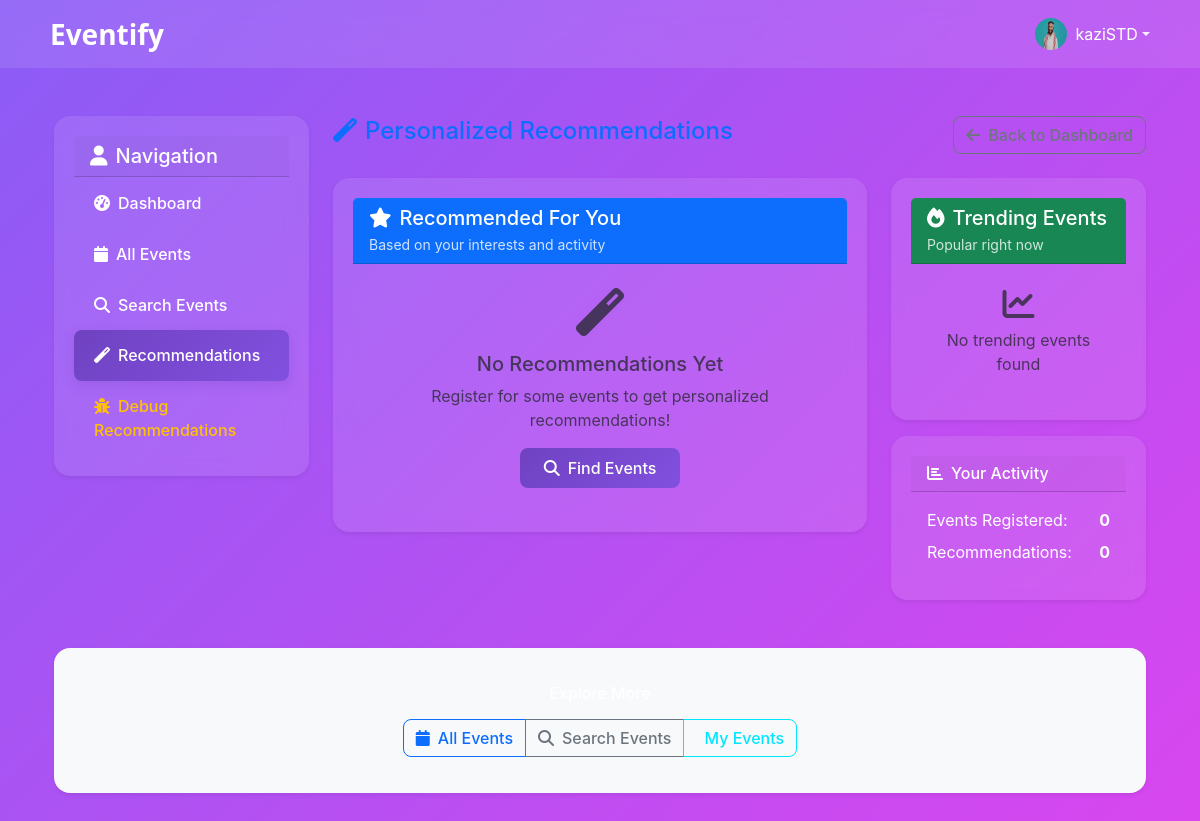
The app's page /student/recommendations (signed in) with its own data.
### models/user.py (models this page shows, shortened)
class User(UserMixin, db.Model):
    __tablename__ = 'users'
    id = db.Column(db.Integer, primary_key=True)
    username = db.Column(db.String(80), unique=True, nullable=False)
    email = db.Column(db.String(120), unique=True, nullable=False)
    password_hash = db.Column(db.String(128), nullable=False)
    role = db.Column(db.String(20), nullable=False, default='student')  # 'student' or 'admin'
    created_at = db.Column(db.DateTime, default=datetime.utcnow)
    profile_image = db.Column(db.String(255), default=None)
    registered_events = db.relationship('Event', secondary='event_registrations', back_populates='registered_users')
    created_events = db.relationship('Event', foreign_keys='Event.creator_id', back_populates='creator')
    def is_student(self):
        return self.role == 'student'

### views/student.py (the view)
@student_bp.route('/recommendations')
@login_required
def recommendations():
    user_recommendations = StudentViewModel.get_user_recommendations(current_user, 10)
    trending_events = StudentViewModel.get_trending_events(10)
    return render_template('student/recommendations.html',
                         recommendations=user_recommendations,
                         trending_events=trending_events)

### templates/student/recommendations.html (shortened to what this page needs)
{% extends "base.html" %}
{% block extra_css %}
<link href="{{ url_for('static', filename='css/student.css') }}" rel="stylesheet">
<link href="{{ url_for('static', filename='css/base.css') }}" rel="stylesheet">
{% endblock %}
{% block content %}
<div class="container-fluid py-4">
    <div class="row">
        <aside class="col-md-3 mb-4 mb-md-0">
            <div class="card shadow-sm">
                <div class="card-header">
                    <h5 class="mb-0"><i class="fas fa-user me-2"></i>Navigation</h5>
                </div>
                <div class="list-group list-group-flush">
                    <a href="{{ url_for('student.dashboard') }}" class="list-group-item list-group-item-action">
                        <i class="fas fa-tachometer-alt me-2"></i>Dashboard
                    </a>
                    <a href="{{ url_for('student.events') }}" class="list-group-item list-group-item-action">
                        <i class="fas fa-calendar me-2"></i>All Events
                    </a>
                    <a href="{{ url_for('student.search_events') }}" class="list-group-item list-group-item-action">
                        <i class="fas fa-search me-2"></i>Search Events
                    </a>
                    <a href="{{ url_for('student.recommendations') }}"
                        class="list-group-item list-group-item-action active">
                        <i class="fas fa-magic me-2"></i>Recommendations
                    </a>
                    <a href="{{ url_for('student.debug_recommendations') }}"
                        class="list-group-item list-group-item-action text-warning">
                        <i class="fas fa-bug me-2"></i>Debug Recommendations
                    </a>
                </div>
            </div>
        </aside>
        <main class="col-md-9">
            <div class="d-flex justify-content-between align-items-center mb-4">
                <h2 class="h4 text-primary"><i class="fas fa-magic me-2"></i>Personalized Recommendations</h2>
                <a href="{{ url_for('student.dashboard') }}" class="btn btn-outline-secondary">
                    <i class="fas fa-arrow-left me-2"></i>Back to Dashboard
                </a>
            </div>
            <div class="row g-4">
                <div class="col-lg-8">
                    <div class="card shadow-sm">
                        <div class="card-header bg-primary text-white">
                            <h5 class="mb-1"><i class="fas fa-star me-2"></i>Recommended For You</h5>
                            <small>Based on your interests and activity</small>
                        </div>
                        <div class="card-body p-0">
                            {% if recommendations %}
                            {% for rec in recommendations %}
                            <a href="{{ url_for('student.event_detail', event_id=rec.event.id) }}"
                                class="recommendation-card d-block p-3 border-bottom text-decoration-none text-dark">
                                <div class="row align-items-center">
                                    <div class="col-md-8">
                                        <h6 class="mb-1 text-primary">{{ rec.event.title }}</h6>
                                        <p class="mb-1 text-muted small">{{ rec.reason }}</p>
                                        <div class="d-flex flex-wrap gap-2 align-items-center">
                                            <span class="badge bg-info">{{ rec.event.category }}</span>
                                            <small class="text-muted">
                                                <i class="fas fa-calendar me-1"></i>{{ rec.event.start_date.strftime('%b
                                                %d, %Y') }}
                                            </small>
                                            <small class="text-muted">
                                                <i class="fas fa-clock me-1"></i>{{ rec.event.start_time.strftime('%I:%M
                                                %p') }}
                                            </small>
                                        </div>
                                    </div>
                                    <div class="col-md-4 text-end">
                                        <div class="recommendation-score mb-2">Score: {{ "%.2f"|format(rec.score) }}
                                        </div>
                                        <div class="text-muted small"><i class="fas fa-map-marker-alt me-1"></i>{{
                                            rec.event.location }}</div>
                                        <div class="text-muted small"><i class="fas fa-users me-1"></i>{{
                                            rec.event.registration_count }}/{{ rec.event.max_capacity }}</div>
                                    </div>
                                </div>
                            </a>
                            {% endfor %}
                            {% else %}
                            <div class="p-4 text-center">
                                <i class="fas fa-magic fa-3x text-muted mb-3"></i>
                                <h5 class="text-muted">No Recommendations Yet</h5>
                                <p class="text-muted">Register for some events to get personalized recommendations!</p>
                                <a href="{{ url_for('student.search_events') }}" class="btn btn-primary">
                                    <i class="fas fa-search me-2"></i>Find Events
                                </a>
                            </div>
                            {% endif %}
                        </div>
                    </div>
                </div>
                <div class="col-lg-4">
                    <div class="card shadow-sm mb-3">
                        <div class="card-header bg-success text-white">
                            <h5 class="mb-1"><i class="fas fa-fire me-2"></i>Trending Events</h5>
                            <small>Popular right now</small>
                        </div>
                        <div class="card-body p-0">
                            {% if trending_events %}
                            {% for trend in trending_events %}
                            <a href="{{ url_for('student.event_detail', event_id=trend.event.id) }}"
                                class="trending-item d-block p-3 border-bottom text-decoration-none text-dark">
                                <h6 class="mb-1">{{ trend.event.title }}</h6>
                                <div class="d-flex justify-content-between align-items-center">
                                    <small class="text-success"><i class="fas fa-trending-up me-1"></i>{{
                                        trend.registration_count }} registrations</small>
                                    <span class="badge bg-secondary">{{ trend.event.category }}</span>
                                </div>
                                <small class="text-muted d-block mt-1"><i class="fas fa-calendar me-1"></i>{{
                                    trend.event.start_date.strftime('%b %d') }}</small>
                            </a>
                            {% endfor %}
                            {% else %}
                            <div class="p-4 text-center">
                                <i class="fas fa-chart-line fa-2x text-muted mb-2"></i>
                                <p class="text-muted mb-0">No trending events found</p>
                            </div>
                            {% endif %}
                        </div>
                    </div>
                    <div class="card shadow-sm">
                        <div class="card-header">
                            <h6 class="mb-0"><i class="fas fa-chart-bar me-2"></i>Your Activity</h6>
                        </div>
                        <div class="card-body">
                            <div class="d-flex justify-content-between mb-2">
                                <span>Events Registered:</span>
                                <strong>{{ current_user.registered_events|length }}</strong>
                            </div>
                            <div class="d-flex justify-content-between">
                                <span>Recommendations:</span>
                                <strong>{{ recommendations|length if recommendations else 0 }}</strong>
                            </div>
                        </div>
                    </div>
                </div>
            </div>
        </main>
    </div>
    <div class="mt-4">
        <div class="card shadow-sm bg-light">
            <div class="card-body text-center py-3">
                <h6 class="mb-3">Explore More</h6>
                <div class="btn-group" role="group">
                    <a href="{{ url_for('student.events') }}" class="btn btn-outline-primary"><i
                            class="fas fa-calendar me-2"></i>All Events</a>
                    <a href="{{ url_for('student.search_events') }}" class="btn btn-outline-secondary"><i
                            class="fas fa-search me-2"></i>Search Events</a>
                    <a href="{{ url_for('student.my_events') }}" class="btn btn-outline-info">My Events</a>
                </div>
            </div>
        </div>
    </div>
</div>
{% endblock %}

### templates/base.html (shortened to what this page needs)
<!DOCTYPE html>
<html lang="en" data-bs-theme="light">
<head>
    <link href="https://cdn.jsdelivr.net/npm/bootstrap@5.3.1/dist/css/bootstrap.min.css" rel="stylesheet">
    <link href="https://cdnjs.cloudflare.com/ajax/libs/font-awesome/6.4.2/css/all.min.css" rel="stylesheet">
    <link href="{{ url_for('static', filename='css/base.css') }}" rel="stylesheet">
    {% block extra_css %}{% endblock %}
</head>
<body class="modern-theme">
    <nav class="navbar navbar-expand-lg glass-nav">
        <div class="container">
            <a class="navbar-brand d-flex align-items-center" href="{{ url_for('index') }}">
                    <span class="brand-text">Eventify</span>
            </a>
            {% if current_user.is_authenticated %}
            <ul class="navbar-nav ms-auto">
                <li class="nav-item dropdown">
                    <a class="nav-link dropdown-toggle d-flex align-items-center" href="#" id="userDropdown" role="button" data-bs-toggle="dropdown" aria-expanded="false">
                        <div class="d-flex align-items-center">
                            <img src="{{ url_for('static', filename=current_user.profile_image) if current_user.profile_image else url_for('static', filename='img/default_profile.png') }}"
                                alt="Profile" class="rounded-circle me-2" width="32" height="32">
                            <span class="text-white">{{ current_user.username }}</span>
                        </div>
                    </a>
                </li>
            </ul>
            {% endif %}
        </div>
    </nav>
    <main class="container mt-4">
        <div class="content-wrapper">
            {% block content %}{% endblock %}
        </div>
    </main>
</body>
</html>

### records on screen
User: profile_image (picture), username "kaziSTD"

### other values on screen
{{ current_user.registered_events|length }} "0"
{{ recommendations|length if recommendations else 0 }} "0"
